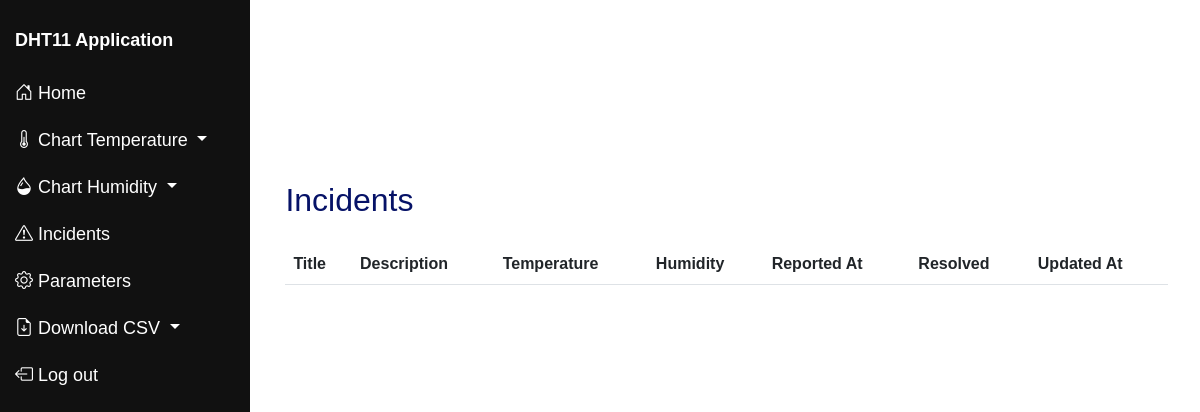
The app's page /incidents (signed in), older data.
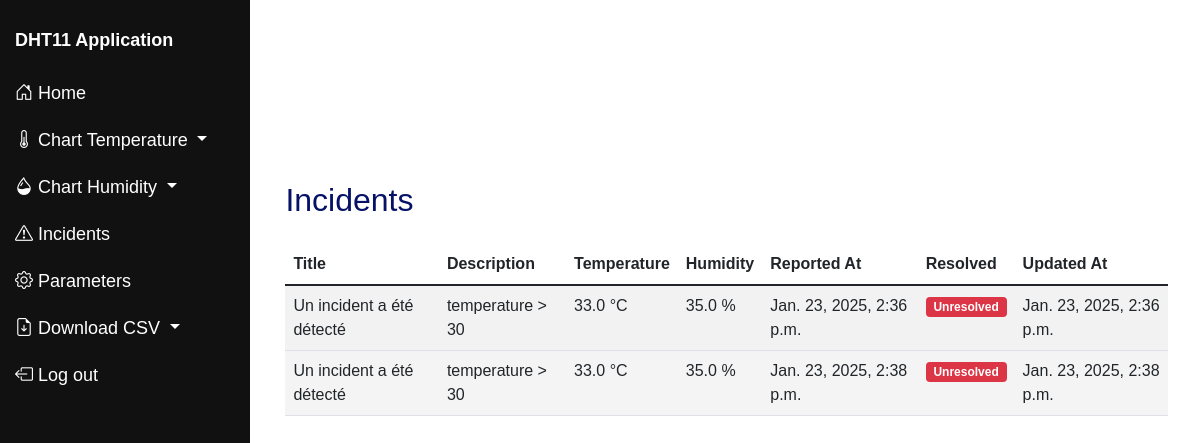
The same page, newer data.
### DHT/models.py (models this page shows, shortened)
class Incident(models.Model):
    title = models.CharField(max_length=100, null=False)
    description = models.TextField(null=True)
    temperature = models.FloatField(null=False)
    humidity = models.FloatField(null=False)
    reported_at = models.DateTimeField(auto_now_add=True)
    resolved = models.BooleanField(default=False)
    updated_at = models.DateTimeField(auto_now=True)
    class Meta:
        db_table = "incidents"

### DHT/views.py (the view)
# urls.py: path('incidents',views.incidents_view,name='incidents'),
@login_required
def incidents_view(request):
    incidents = Incident.objects.all()
    return render(request, 'incidents.html', {'incidents': incidents})

### templates/incidents.html (shortened to what this page needs)
{% extends 'navbar.html' %} {% load static %} {% block index %}
<html lang="en">
  <head>
    <link
      href="https://cdn.jsdelivr.net/npm/bootstrap@5.1.3/dist/css/bootstrap.min.css"
      rel="stylesheet"
    />
    <link rel="stylesheet" href="{% static 'css/table.css' %}" />
  </head>
  <body>
    <div class="container mt-5">
      <h1 class="mb-4">Incidents</h1>
      <table class="table table-striped" style="background-color: white">
        <thead>
          <tr>
            <th scope="col">Title</th>
            <th scope="col">Description</th>
            <th scope="col">Temperature</th>
            <th scope="col">Humidity</th>
            <th scope="col">Reported At</th>
            <th scope="col">Resolved</th>
            <th scope="col">Updated At</th>
          </tr>
        </thead>
        <tbody>
          {% for incident in incidents %}
          <tr>
            <td>{{ incident.title }}</td>
            <td>{{ incident.description }}</td>
            <td>{{ incident.temperature }} °C</td>
            <td>{{ incident.humidity }} %</td>
            <td>{{ incident.reported_at }}</td>
            <td>
              {% if incident.resolved %}
              <span class="badge bg-success">Resolved</span>
              {% else %}
              <span class="badge bg-danger">Unresolved</span>
              {% endif %}
            </td>
            <td>{{ incident.updated_at }}</td>
          </tr>
          {% endfor %}
        </tbody>
      </table>
    </div>
  </body>
</html>
{% endblock %}

### templates/navbar.html (shortened to what this page needs)
{% load static %}
<!DOCTYPE html>
<html lang="en">
  <head>
    <link
      href="https://cdn.jsdelivr.net/npm/bootstrap@5.1.3/dist/css/bootstrap.min.css"
      rel="stylesheet"
    />
    <link
      href="https://cdn.jsdelivr.net/npm/bootstrap-icons/font/bootstrap-icons.css"
      rel="stylesheet"
    />
    <link rel="stylesheet" href="{% static 'css/navbar.css' %}" />
  </head>
  <body>
    <div class="sidebar" style="z-index: 5;">
      <a href="home" class="marouane">
        <h1 class="" style="color: white;font-weight: 600;font-size: large;">DHT11 Application</span></h1>
      </a>
      <ul class="nav flex-column">
        <li>
          <a class="nav-link" href="/home" role="button" aria-expanded="false">
            <i class="bi bi-house-door"></i> Home
          </a>
        </li>
        <li class="nav-item dropdown">
          <a
            class="nav-link dropdown-toggle"
            href="#"
            id="tempDropdown"
            role="button"
            data-bs-toggle="dropdown"
            aria-expanded="false"
          >
            <i class="bi bi-thermometer-half"></i> Chart Temperature
          </a>
        </li>
        <li class="nav-item dropdown">
          <a
            class="nav-link dropdown-toggle"
            href="#"
            id="humDropdown"
            role="button"
            data-bs-toggle="dropdown"
            aria-expanded="false"
          >
            <i class="bi bi-droplet-half"></i> Chart Humidity
          </a>
        </li>
        <li>
          <a
            class="nav-link"
            href="/incidents"
            role="button"
            aria-expanded="false"
          >
            <i class="bi bi-exclamation-triangle"></i> Incidents
          </a>
        </li>
        <li>
          <a
            class="nav-link"
            href="/parameters"
            role="button"
            aria-expanded="false"
          >
            <i class="bi bi-gear"></i> Parameters
          </a>
        </li>
        <li class="nav-item dropdown">
          <a
            class="nav-link dropdown-toggle"
            href="#"
            id="csvDropdown"
            role="button"
            data-bs-toggle="dropdown"
            aria-expanded="false"
          >
            <i class="bi bi-file-earmark-arrow-down"></i> Download CSV
          </a>
        </li>
        <li>
          <a
            class="nav-link"
            href="/logout"
            role="button"
            aria-expanded="false"
          >
            <i class="bi bi-box-arrow-left"></i> Log out
          </a>
        </li>
      </ul>
    </div>
    <div class="content" style="margin-left: 140px; padding: 20px">
      {% block index %}{% endblock %}
    </div>
  </body>
</html>

### projet/static/css/navbar.css (style rules this page uses)
:root { --color-primary: #ff5833; --color-white: #e9e9e9; --color-black: #141d28; --color-black-1: #212b38; }
* { margin: 0; padding: 0; box-sizing: border-box; }
body { font-family: sans-serif; }

### projet/static/css/table.css (style rules this page uses)
* { margin: 0; padding: 0; box-sizing: border-box; font-family: sans-serif; }
body { min-height: 100vh; background:url('../images/marouane.jpg') no-repeat ; background-size: cover; background-position: center; padding-left: 3cm; padding-top: 3cm; }
h1 { color: #061267 ;font-size: xx-large;font-family: 'Franklin Gothic Medium', 'Arial Narrow', Arial, sans-serif; }
table { width: 100%; }
table, th, td { border-collapse: collapse; padding: 1rem; text-align: left; }
thead th { position: sticky; top: 0; left: 0; background-color: #d5d1defe; cursor: pointer; text-transform: capitalize; }
tbody tr:nth-child(even) { background-color: #0000000b; }
tbody tr { --delay: .1s; transition: .5s ease-in-out var(--delay), background-color 0s; }
tbody tr td, tbody tr td p, tbody tr td img { transition: .2s ease-in-out; }

### templates/navbar.html (style rules this page uses)
.sidebar { height: 100%; width: 250px; position: fixed; top: 0; left: 0; background-color: #111; padding-top: 20px; }
.sidebar a { padding: 10px 15px; text-decoration: none; font-size: 18px; color: white; display: block; }

Row changes from the older to the newer data that the page shows:
added Incident: title "Un incident a été détecté", description "temperature > 30", temperature "33.0", humidity "35.0", reported_at "Jan. 23, 2025, 2:36 p.m.", resolved "Unresolved", updated_at "Jan. 23, 2025, 2:36 p.m."
added Incident: title "Un incident a été détecté", description "temperature > 30", temperature "33.0", humidity "35.0", reported_at "Jan. 23, 2025, 2:38 p.m.", resolved "Unresolved", updated_at "Jan. 23, 2025, 2:38 p.m."
